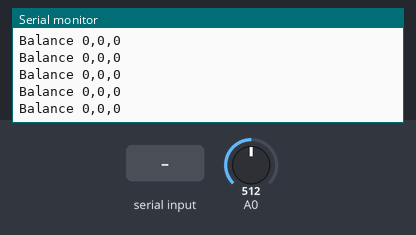
The sketch below on a simulated ESP8266 (NodeMCU). Parts: the last lines printed to the serial monitor. The test bench sets the inputs (shaded band); at power-on: A0 = 512.

Above: at 3.2 s.
3.3 s: "1\n" received over Serial
At 3.41 s:
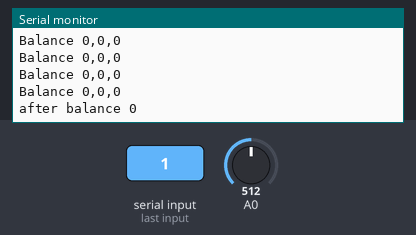
5.3 s: A0 set to 716
At 5.31 s:
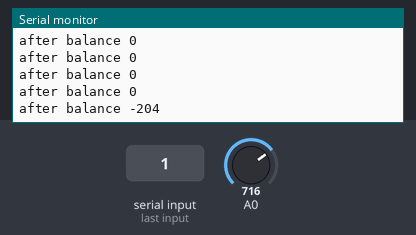
6.8 s: A0 set to 900
At 6.82 s:
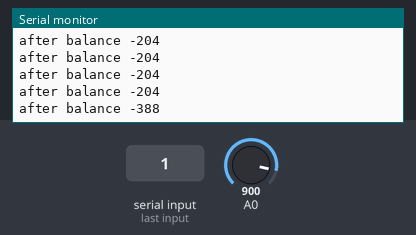
Timing chart, 0 to 9.8 s (numbered marks = the images above; inputs shaded):
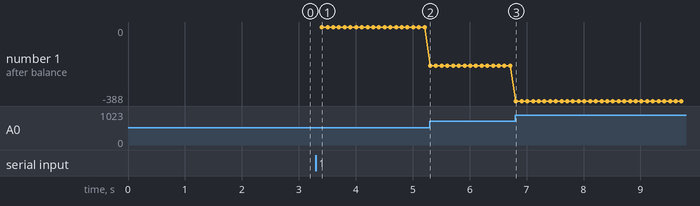

Measured:
- after the input at 3.3 s, the serial monitor: prints a new line after 0.10 s (image 1)
- after the input at 5.3 s, the serial monitor: prints a new line at once (image 2)
- after the input at 6.8 s, the serial monitor: prints a new line at once (image 3)
- plotted number 1: 0 → -204 after the input at 5.3 s, -204 → -388 after the input at 6.8 s

The sketch:

cps.ino
```cpp
//
// Code auto test des capteurs pour le Robot pour l'événement Service Jeunesse 2022
//
// le coeur du code est hérité du code développé par Arnaud
// Reformatté et structuré pour l'algorithmique en C++ par Chris


#include <ESP8266WiFi.h>
#include <DNSServer.h>
#include <ESP8266WebServer.h>


//-------------------- OPTIQUE -------------------------------
/*
 * Les deux capteurs photo-sensibles (CPS) sont connectés entre eux à travers un pont de 2 résistances identiques
 * La lecture se fait sur le point milieu du pont de résistances
 * La valeur lue est dans la gamme [0..1024]
 * Lorsque les leux CPS reçoivent la même lumière, la valeur lue sera donc 512
 */
class Optique{
private:
    int capteur = A0;         // lecture
    long min_cps = 1000;
    long max_cps = -1000;
    long mid_cps = 1000;

public:
    int sensibilite = 10;     // seuil de sensibilite droite/gauche
    int balance_faite = 0;
    long balance = 0;    // par défaut. En faisant la balance des blancs on peut ajuster cette valeur

   Optique(){
   };

   long lecture(){
       return (analogRead(this->capteur));
   };

   void balance_des_blancs(){
       // positionner une feuille blanche très près du capteur optique
     long valeur = 512 - this->lecture();

     if (valeur > this->max_cps) this->max_cps = valeur;
     if (valeur < this->min_cps) this->min_cps = valeur;

     this->mid_cps = (this->max_cps + this->min_cps)/2.0;

     Serial.print("Balance ");
     Serial.print(this->min_cps);
     Serial.print(",");
     Serial.print(this->mid_cps);
     Serial.print(",");
     Serial.print(this->max_cps);
     Serial.println("");

     if (Serial.available()) {
        String t = Serial.readStringUntil('\n');
        this->balance_faite = 1;
        this->balance = this->mid_cps;
     }
   };

   long delta(){
      // mesure la différence entre le capteur de droite et le capteur de gauche
      // delta > 0 => lumière à droite
      // delta < 0 => lumière à gauche

       long valeur = 512 - this->lecture();
       return (valeur - this->balance);
   };

};

Optique O;

long previous = -1000;
int balance_done = 0;

void setup()
{
   Serial.begin(115200);

   delay(2000);
}

void loop()
{
   if (O.balance_faite == 0) {
     O.balance_des_blancs();
   }
   else {
     long valeur = O.delta();
     Serial.print("after balance ");
     Serial.println(valeur);
   };

   delay(100);
}
```
